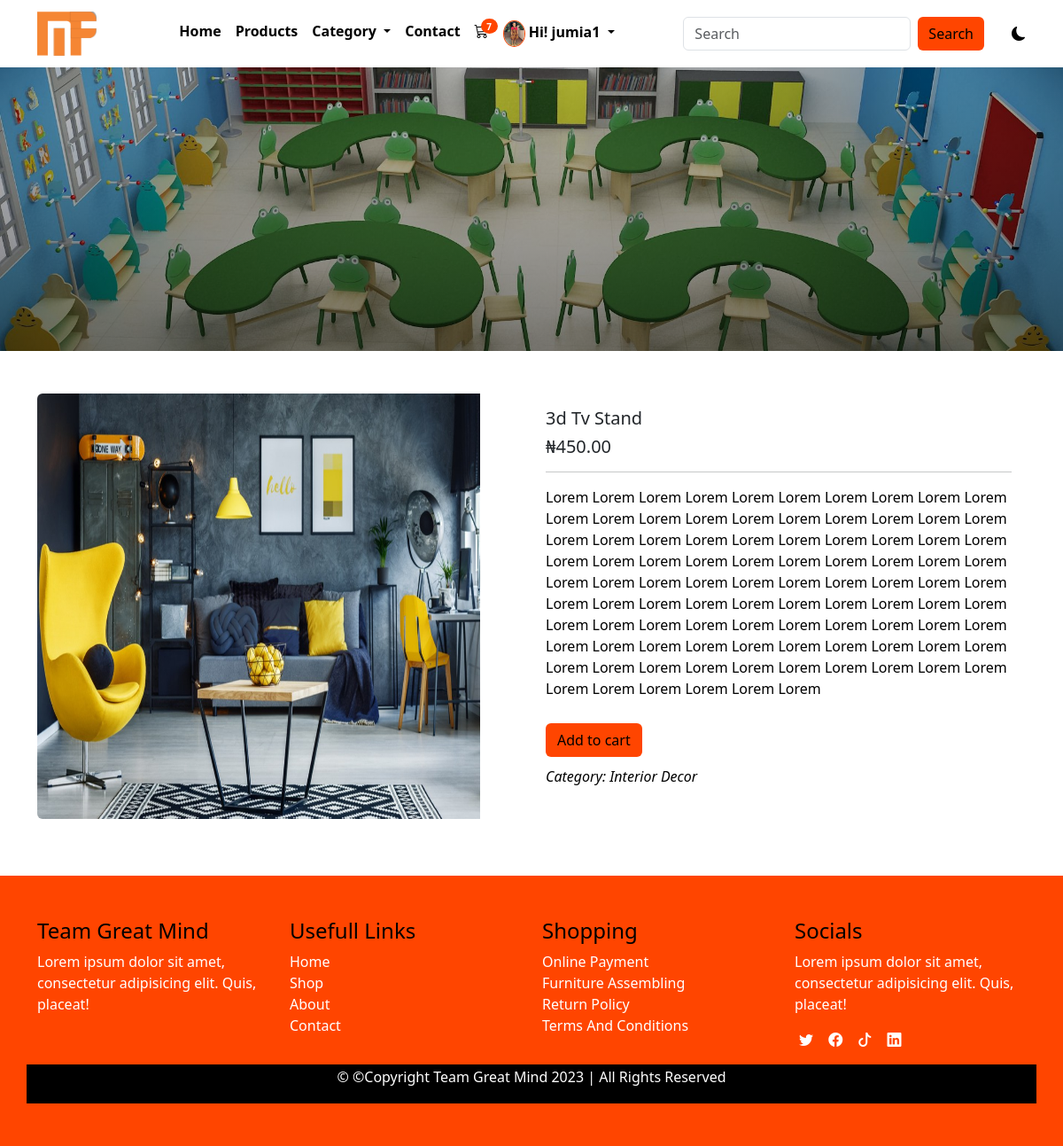
Page /detail/3/3d-tv-stand (signed in) on the committed database.
### main/models.py (models this page shows, shortened)
class AppInfo (models.Model):
    appname = models.CharField(max_length=50)
    logo = models.ImageField(upload_to='logo')
    carousel1 = models.ImageField(upload_to='carousel1')
    carousel2 = models.ImageField(upload_to='carousel2')
    carousel3 = models.ImageField(upload_to='carousel3')
    banner = models.ImageField(upload_to='banner')
    copyright = models.IntegerField()

class Customer(models.Model):
    user = models.OneToOneField(User, on_delete=models.CASCADE)
    first_name = models.CharField(max_length=50)
    last_name = models.CharField(max_length=50)
    phone = models.CharField(max_length=15)
    email = models.EmailField(max_length=100)
    address = models.CharField(max_length=150)
    pix = models.ImageField(upload_to='pix')
    joined = models.DateTimeField(auto_now=True)
    class Meta:
        db_table = 'customer'
        managed = True
        verbose_name = 'Customer'
        verbose_name_plural = 'Customer'

class Product (models.Model):
    category = (models.ForeignKey(Category, on_delete=models.CASCADE))
    name = models.CharField(max_length=50)
    slug = models.SlugField(unique=True)
    pix = models.ImageField(upload_to='pix')
    price = models.DecimalField(max_digits=5, decimal_places=2)
    discount_price = models.DecimalField(max_digits=5, decimal_places=2, blank=True, null=True)
    description = models.TextField()
    featured = models.BooleanField(default=False)
    uploaded = models.DateField(auto_now=True)
    edited = models.DateField(auto_now_add=True)

class Category (models.Model):
    name = models.CharField(max_length=50)
    slug = models.SlugField(unique=True)
    img = models.ImageField(upload_to='cating')
    def __str__(self):
        return self.name

### main/views.py (the view)
# urls.py: path('detail/<str:id>/<slug:slug>', views.detail, name = "detail"),
def detail(request, id, slug):
    det = Product.objects.get(pk=id)
    context = {
        'det':det
    }
    return render(request, 'detail.html', context)

### main/context_processor.py (called while the page is built)
def dropdown(request):
    info = AppInfo.objects.get(pk=1)
    fdog = Category.objects.all()
    context = {
         'info':info,
         'fdog':fdog,
    }
    return context

def cartcount(request):
     count = Cart.objects.filter(user__username =request.user.username, paid=False)
     itemcount = 0
     for item in count:
          itemcount += item.quantity
     context ={
          'itemcount':itemcount
     }
     return context

### main/templates/detail.html (shortened to what this page needs)
{% extends 'base.html' %}
{% block header %} {% include 'header.html' %} {% endblock header %}
{% block banner %} {% include 'banner.html' %} {% endblock banner %}
{% block content %}
<div class="container my-5">
    <div class="row fdet">
        <div class="card mb-3">
            <div class="row g-0">
                <div class="col-md-6">
                    <img src="{{det.pix.url}}" class="img-fluid rounded-start" alt="..." style="height: 60vh; width: 500px;">
                </div>
                <div class="col-md-6">
                    <div class="card-body">
                        <h5 class="card-title">{{det.name|title}}</h5>
                        <h5 class="card-title">₦{{det.price}}</h5>
                        <hr>
                        <p class="card-text">{{det.description|title}}</p>
                        <button class="btn" type="submit">Add to cart</button>
                        <p class="fdetcat fst-italic">Category: <span>{{det.category|title}}</span></p>
                    </div>
                </div>
            </div>
        </div>
    </div>
</div>
{% endblock content %}
{% block footer %} {% include 'footer.html' %} {% endblock footer %}

### main/templates/header.html (shortened to what this page needs)
<nav class="navbar navbar-expand-lg bg-body-tertiary">
    <div class="container">
        <a class="navbar-brand" href="/index.html"><img src="{{info.logo.url}}" alt="" style="height: 50px;"></a>
        <div class="collapse navbar-collapse" id="navbarSupportedContent">
            <ul class="navbar-nav mx-auto mb-2 mb-lg-0">
                {% if user.is_authenticated %}
                <li class="nav-item">
                    <a class="nav-link" aria-current="page" href="{% url 'home' %}">Home</a>
                </li>
                <li class="nav-item">
                    <a class="nav-link" href=" {% url 'products' %} ">Products</a>
                </li>
                <li class="nav-item dropdown">
                    <a class="nav-link dropdown-toggle" href="#" role="button" data-bs-toggle="dropdown" aria-expanded="false">
                    Category
                    </a>
                </li>
                <li class="nav-item">
                    <a class="nav-link" href="{% url 'contact' %}">Contact</a>
                </li>
                <li class="nav-item">
                    <a class="nav-link" href=" {% url 'cart' %}">
                        <div class="wrapper">
                            <i class="bi bi-cart3"></i>
                            <span class="badge">{{itemcount}}</span>
                        </div>
                    </a>
                </li>
                <li class="nav-item dropdown">
                    <a class="nav-link dropdown-toggle" href="#" role="button" data-bs-toggle="dropdown" aria-expanded="false">
                        {% if user.customer %}
                           <img src="{{user.customer.pix.url}}" alt="" style="height: 30px;">
                        {% endif %}
                        <span>Hi! {{user.username}}</span>
                    </a>
                </li>
                {% endif %}
            </ul>
            <form class="d-flex search" role="search" action="{% url 'search' %}" method="POST">
                <input class="form-control me-2" name= "serach" type="search" placeholder="Search" aria-label="Search">
                <button class="btn btn-outline-success" type="submit">Search</button>
            </form>
            <div class="samson">
                <i class="bi bi-moon-fill"></i>
            </div>
        </div>
    </div>
</nav>

### main/static/css/style.css (style rules this page uses)
* { padding: 0%; margin: 0%; box-sizing: border-box; }
.navbar { background: var(--bg) !important; }
.navbar-nav a { color: var(--text); font-weight: 600; }
.wrapper { position: relative; }
.wrapper span { position: absolute; right: -10px; top: -2px; background-color: orangered; font-size: 10px; border-radius: 50%; }
.nav-link img { border: 1px solid orangered; border-radius: 50%; }
.search button { background-color: orangered; border: none; color: black; font-weight: 500; }
.fdet .card { border: none; }
.fdet .btn { background-color: orangered; color: black; margin-top: 2%; }
.fdet p { color: black; }
.fdetcat { font-weight: 500; padding-top: 2%; }
.samson { margin-left: 3%; cursor: pointer; }
:root { --bg: white; --icon: black; --text: black; }
body { background: var(--bg); color: var(--text); overflow: none; }

### rows in the picture
AppInfo: logo (picture)
Product: pix (picture), name "3d Tv Stand", price "450.00", description "Lorem Lorem Lorem Lorem Lorem Lorem Lorem Lorem Lorem Lorem Lorem Lorem Lorem Lorem Lorem Lorem Lorem Lorem Lorem Lorem Lorem Lorem Lorem Lorem Lorem Lorem Lorem Lorem Lorem Lorem Lorem Lorem Lorem Lorem Lorem Lorem Lorem Lorem Lorem Lorem Lorem Lorem Lorem Lorem Lorem Lorem Lorem Lorem Lorem Lorem Lorem Lorem Lorem Lorem Lorem Lorem Lorem Lorem Lorem Lorem Lorem Lorem Lorem Lorem Lorem Lorem Lorem Lorem Lorem Lorem Lorem Lorem Lorem Lorem Lorem Lorem Lorem Lorem Lorem Lorem Lorem Lorem Lorem Lorem Lorem Lorem Lorem Lorem Lorem Lorem Lorem Lorem Lorem Lorem Lorem Lorem", category "Interior Decor"

### other values in the picture
{{ itemcount }} "7"
{{ user.username }} "jumia1"
